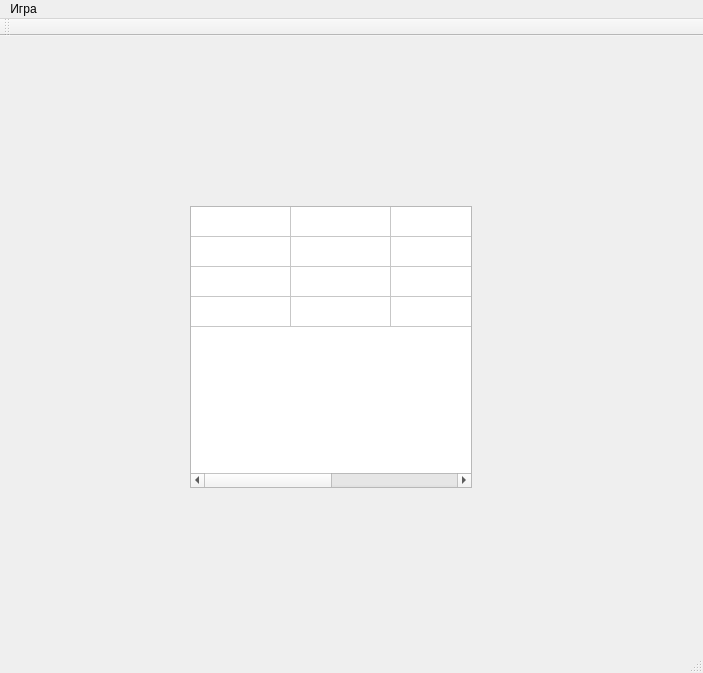
<?xml version="1.0" encoding="UTF-8"?>
<ui version="4.0">
 <class>MainWindow</class>
 <widget class="QMainWindow" name="MainWindow">
  <property name="geometry">
   <rect>
    <x>0</x>
    <y>0</y>
    <width>703</width>
    <height>673</height>
   </rect>
  </property>
  <property name="windowTitle">
   <string>MainWindow</string>
  </property>
  <widget class="QWidget" name="centralWidget">
   <widget class="QTableWidget" name="twFlipFlop">
    <property name="geometry">
     <rect>
      <x>190</x>
      <y>170</y>
      <width>282</width>
      <height>282</height>
     </rect>
    </property>
    <property name="rowCount">
     <number>4</number>
    </property>
    <property name="columnCount">
     <number>4</number>
    </property>
    <attribute name="horizontalHeaderVisible">
     <bool>false</bool>
    </attribute>
    <attribute name="verticalHeaderVisible">
     <bool>false</bool>
    </attribute>
    <row/>
    <row/>
    <row/>
    <row/>
    <column/>
    <column/>
    <column/>
    <column/>
   </widget>
  </widget>
  <widget class="QMenuBar" name="menuBar">
   <property name="geometry">
    <rect>
     <x>0</x>
     <y>0</y>
     <width>703</width>
     <height>26</height>
    </rect>
   </property>
   <widget class="QMenu" name="menu">
    <property name="title">
     <string>Игра</string>
    </property>
    <addaction name="menuNewGame"/>
    <addaction name="menuRestart"/>
    <addaction name="menuExit"/>
   </widget>
   <addaction name="menu"/>
  </widget>
  <widget class="QToolBar" name="mainToolBar">
   <attribute name="toolBarArea">
    <enum>TopToolBarArea</enum>
   </attribute>
   <attribute name="toolBarBreak">
    <bool>false</bool>
   </attribute>
  </widget>
  <widget class="QStatusBar" name="statusBar"/>
  <action name="menuNewGame">
   <property name="text">
    <string>Новая игра</string>
   </property>
  </action>
  <action name="menuRestart">
   <property name="text">
    <string>Рестарт</string>
   </property>
  </action>
  <action name="menuExit">
   <property name="text">
    <string>Выход</string>
   </property>
  </action>
 </widget>
 <layoutdefault spacing="6" margin="11"/>
 <resources/>
 <connections/>
</ui>
